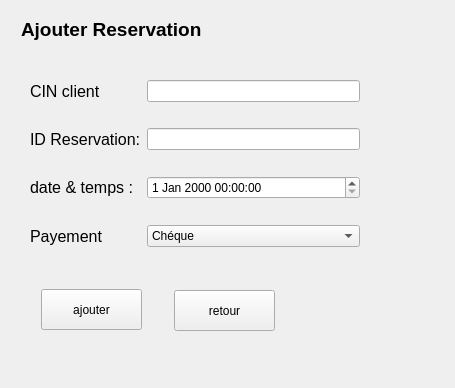
<?xml version="1.0" encoding="UTF-8"?>
<ui version="4.0">
 <class>ajouterreclamation</class>
 <widget class="QWidget" name="ajouterreclamation">
  <property name="geometry">
   <rect>
    <x>0</x>
    <y>0</y>
    <width>455</width>
    <height>388</height>
   </rect>
  </property>
  <property name="windowTitle">
   <string>Form</string>
  </property>
  <widget class="QWidget" name="layoutWidget">
   <property name="geometry">
    <rect>
     <x>30</x>
     <y>60</y>
     <width>330</width>
     <height>211</height>
    </rect>
   </property>
   <layout class="QGridLayout" name="gridLayout">
    <item row="7" column="1">
     <widget class="QComboBox" name="comboBox">
      <item>
       <property name="text">
        <string>Chéque</string>
       </property>
      </item>
      <item>
       <property name="text">
        <string>Cash</string>
       </property>
      </item>
      <item>
       <property name="text">
        <string>Carte</string>
       </property>
      </item>
     </widget>
    </item>
    <item row="6" column="1">
     <widget class="QDateTimeEdit" name="dateTimeEdit"/>
    </item>
    <item row="3" column="1">
     <widget class="QLineEdit" name="id_reclamation"/>
    </item>
    <item row="0" column="1">
     <widget class="QLineEdit" name="id_client"/>
    </item>
    <item row="7" column="0">
     <widget class="QLabel" name="label_2">
      <property name="font">
       <font>
        <pointsize>12</pointsize>
       </font>
      </property>
      <property name="text">
       <string>Payement</string>
      </property>
     </widget>
    </item>
    <item row="6" column="0">
     <widget class="QLabel" name="label_avis">
      <property name="font">
       <font>
        <pointsize>12</pointsize>
       </font>
      </property>
      <property name="text">
       <string>date &amp; temps :</string>
      </property>
     </widget>
    </item>
    <item row="3" column="0">
     <widget class="QLabel" name="label_id_avis">
      <property name="font">
       <font>
        <pointsize>12</pointsize>
       </font>
      </property>
      <property name="text">
       <string>ID Reservation:</string>
      </property>
     </widget>
    </item>
    <item row="0" column="0">
     <widget class="QLabel" name="label_idclient_avis">
      <property name="font">
       <font>
        <pointsize>12</pointsize>
       </font>
      </property>
      <property name="text">
       <string>CIN client</string>
      </property>
     </widget>
    </item>
   </layout>
  </widget>
  <widget class="QLabel" name="ajouteravis_2">
   <property name="geometry">
    <rect>
     <x>21</x>
     <y>9</y>
     <width>281</width>
     <height>41</height>
    </rect>
   </property>
   <property name="font">
    <font>
     <pointsize>14</pointsize>
     <weight>75</weight>
     <bold>true</bold>
    </font>
   </property>
   <property name="text">
    <string>Ajouter Reservation</string>
   </property>
  </widget>
  <widget class="QPushButton" name="pushButton">
   <property name="geometry">
    <rect>
     <x>41</x>
     <y>289</y>
     <width>101</width>
     <height>41</height>
    </rect>
   </property>
   <property name="autoFillBackground">
    <bool>false</bool>
   </property>
   <property name="styleSheet">
    <string notr="true"/>
   </property>
   <property name="text">
    <string>ajouter</string>
   </property>
  </widget>
  <widget class="QPushButton" name="retour">
   <property name="geometry">
    <rect>
     <x>174</x>
     <y>290</y>
     <width>101</width>
     <height>41</height>
    </rect>
   </property>
   <property name="text">
    <string>retour</string>
   </property>
  </widget>
  <widget class="QLabel" name="label">
   <property name="geometry">
    <rect>
     <x>90</x>
     <y>340</y>
     <width>121</width>
     <height>41</height>
    </rect>
   </property>
   <property name="text">
    <string/>
   </property>
   <property name="pixmap">
    <pixmap>../../Downloads/res/lagoralogo.png</pixmap>
   </property>
  </widget>
 </widget>
 <resources/>
 <connections/>
</ui>
